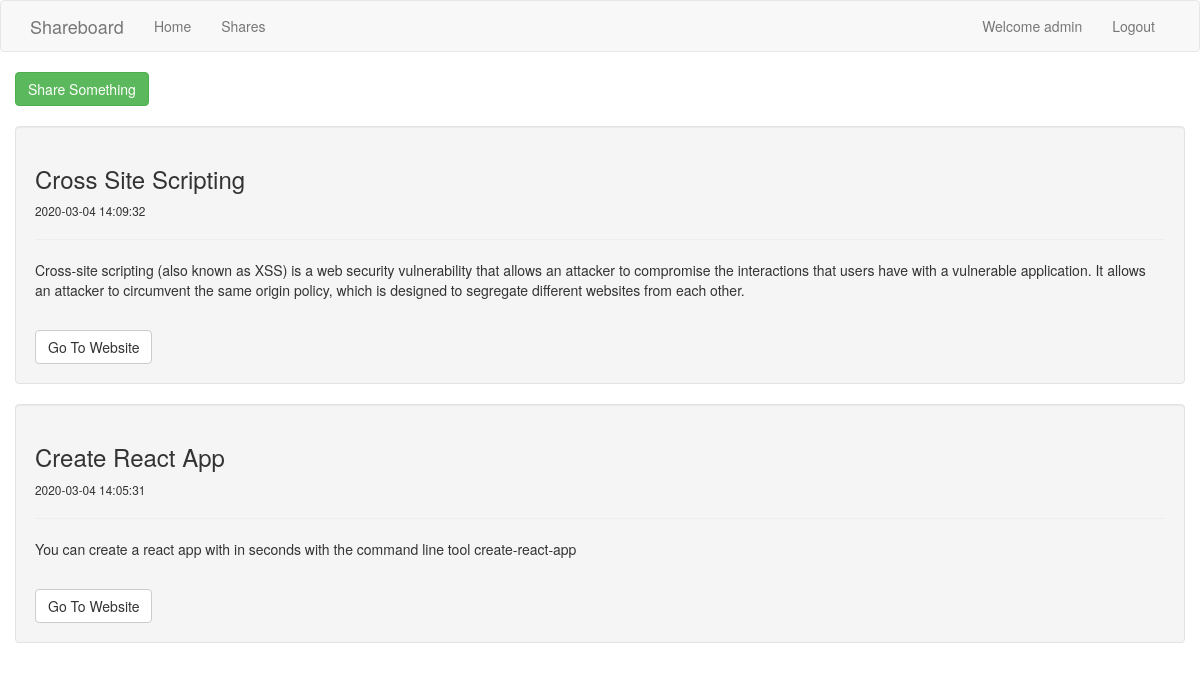
The page /shares (signed in) on the database its author committed.
### tables this page shows
CREATE TABLE IF NOT EXISTS `shares` (
  `id` int(11) NOT NULL AUTO_INCREMENT,
  `user_id` int(11) NOT NULL,
  `title` varchar(255) NOT NULL,
  `body` text NOT NULL,
  `link` varchar(255) NOT NULL,
  `create_date` datetime NOT NULL DEFAULT CURRENT_TIMESTAMP,
  PRIMARY KEY (`id`)
);

### controllers/shares.php (called while the page is built, shortened)
<?php
class Shares extends Controller{
	protected function Index(){
		$viewmodel = new ShareModel();
		$this->returnView($viewmodel->Index(), true);
	}
}

### classes/Model.php (called while the page is built, shortened)
<?php
abstract class Model{
	protected $dbh;
	protected $stmt;
	public function __construct(){
		$this->dbh = new PDO("mysql:host=".DB_HOST.";dbname=".DB_NAME, DB_USER );
	}
	public function query($query){
		$this->stmt = $this->dbh->prepare($query);
	}
	public function execute(){
		$this->stmt->execute();
	}
	public function resultSet(){
		$this->execute();
		return $this->stmt->fetchAll(PDO::FETCH_ASSOC);
	}
}

### models/share.php (called while the page is built, shortened)
<?php
class ShareModel extends Model{
	public function Index(){
		$this->query('SELECT * FROM shares ORDER BY create_date DESC');
		$rows = $this->resultSet();
		return $rows;
	}
}

### views/shares/index.php (the view)
<div>
	<?php if(isset($_SESSION['is_logged_in'])) : ?>
	<a class="btn btn-success btn-share" href="<?php echo ROOT_PATH; ?>shares/add">Share Something</a>
	<?php endif; ?>
	<?php foreach($viewmodel as $item) : ?>
		<div class="well">
			<h3><?php echo $item['title']; ?></h3>
			<small><?php echo $item['create_date']; ?></small>
			<hr />
			<p><?php echo $item['body']; ?></p>
			<br />
			<a class="btn btn-default" href="<?php echo $item['link']; ?>" target="_blank">Go To Website</a>
		</div>
	<?php endforeach; ?>
</div>

### assets/css/style.css (style rules this page uses)
.btn-share { margin-bottom:20px; }

### rows shown on the page
shares: title "Cross Site Scripting", create_date "2020-03-04 14:09:32", body "Cross-site scripting (also known as XSS) is a web security vulnerability that allows an attacker to compromise the interactions that users have with a vulnerable application. It allows an attacker to circumvent the same origin policy, which is designed to segregate different websites from each other."
shares: title "Create React App", create_date "2020-03-04 14:05:31", body "You can create a react app with in seconds with the command line tool create-react-app"

### other values the page prints
$_SESSION['user_data']['name'] "admin"
